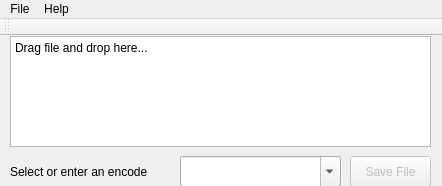
<?xml version="1.0" encoding="UTF-8"?>
<ui version="4.0">
 <class>MainWindow</class>
 <widget class="QMainWindow" name="MainWindow">
  <property name="geometry">
   <rect>
    <x>0</x>
    <y>0</y>
    <width>442</width>
    <height>186</height>
   </rect>
  </property>
  <property name="windowTitle">
   <string>Text Encoder v1.0</string>
  </property>
  <property name="windowIcon">
   <iconset resource="icon.qrc">
    <normaloff>:/icon/logo.ico</normaloff>:/icon/logo.ico</iconset>
  </property>
  <property name="documentMode">
   <bool>false</bool>
  </property>
  <widget class="QWidget" name="centralWidget">
   <widget class="QComboBox" name="comboBoxEncode">
    <property name="geometry">
     <rect>
      <x>180</x>
      <y>120</y>
      <width>161</width>
      <height>31</height>
     </rect>
    </property>
    <property name="editable">
     <bool>true</bool>
    </property>
   </widget>
   <widget class="QPushButton" name="pushButtonSaveFile">
    <property name="enabled">
     <bool>false</bool>
    </property>
    <property name="geometry">
     <rect>
      <x>350</x>
      <y>120</y>
      <width>81</width>
      <height>31</height>
     </rect>
    </property>
    <property name="text">
     <string>Save File</string>
    </property>
   </widget>
   <widget class="QTextEdit" name="textEdit">
    <property name="geometry">
     <rect>
      <x>10</x>
      <y>0</y>
      <width>421</width>
      <height>111</height>
     </rect>
    </property>
    <property name="readOnly">
     <bool>true</bool>
    </property>
    <property name="html">
     <string>&lt;!DOCTYPE HTML PUBLIC &quot;-//W3C//DTD HTML 4.0//EN&quot; &quot;http://www.w3.org/TR/REC-html40/strict.dtd&quot;&gt;
&lt;html&gt;&lt;head&gt;&lt;meta name=&quot;qrichtext&quot; content=&quot;1&quot; /&gt;&lt;style type=&quot;text/css&quot;&gt;
p, li { white-space: pre-wrap; }
&lt;/style&gt;&lt;/head&gt;&lt;body style=&quot; font-family:'DejaVu Sans'; font-size:9pt; font-weight:400; font-style:normal;&quot;&gt;
&lt;p style=&quot; margin-top:0px; margin-bottom:0px; margin-left:0px; margin-right:0px; -qt-block-indent:0; text-indent:0px;&quot;&gt;Drag file and drop here...&lt;/p&gt;&lt;/body&gt;&lt;/html&gt;</string>
    </property>
   </widget>
   <widget class="QLabel" name="label">
    <property name="geometry">
     <rect>
      <x>10</x>
      <y>120</y>
      <width>171</width>
      <height>31</height>
     </rect>
    </property>
    <property name="text">
     <string>Select or enter an encode</string>
    </property>
   </widget>
  </widget>
  <widget class="QMenuBar" name="menuBar">
   <property name="geometry">
    <rect>
     <x>0</x>
     <y>0</y>
     <width>442</width>
     <height>20</height>
    </rect>
   </property>
   <widget class="QMenu" name="menuFile">
    <property name="title">
     <string>File</string>
    </property>
    <addaction name="actionOpen"/>
    <addaction name="actionSave"/>
    <addaction name="actionClose"/>
   </widget>
   <widget class="QMenu" name="menuHelp">
    <property name="title">
     <string>Help</string>
    </property>
    <addaction name="actionAbout"/>
   </widget>
   <addaction name="menuFile"/>
   <addaction name="menuHelp"/>
  </widget>
  <widget class="QToolBar" name="mainToolBar">
   <attribute name="toolBarArea">
    <enum>TopToolBarArea</enum>
   </attribute>
   <attribute name="toolBarBreak">
    <bool>false</bool>
   </attribute>
  </widget>
  <action name="actionAbout">
   <property name="text">
    <string>About</string>
   </property>
  </action>
  <action name="actionOpen_File">
   <property name="text">
    <string>Open File</string>
   </property>
  </action>
  <action name="actionSave_File">
   <property name="text">
    <string>Save File</string>
   </property>
  </action>
  <action name="actionClose">
   <property name="text">
    <string>Close</string>
   </property>
  </action>
  <action name="actionOpen">
   <property name="text">
    <string>Open file</string>
   </property>
   <property name="shortcut">
    <string>Ctrl+O</string>
   </property>
  </action>
  <action name="actionSave">
   <property name="enabled">
    <bool>false</bool>
   </property>
   <property name="text">
    <string>Save file</string>
   </property>
   <property name="shortcut">
    <string>Ctrl+S</string>
   </property>
  </action>
 </widget>
 <layoutdefault spacing="6" margin="11"/>
 <resources>
  <include location="icon.qrc"/>
 </resources>
 <connections/>
</ui>
